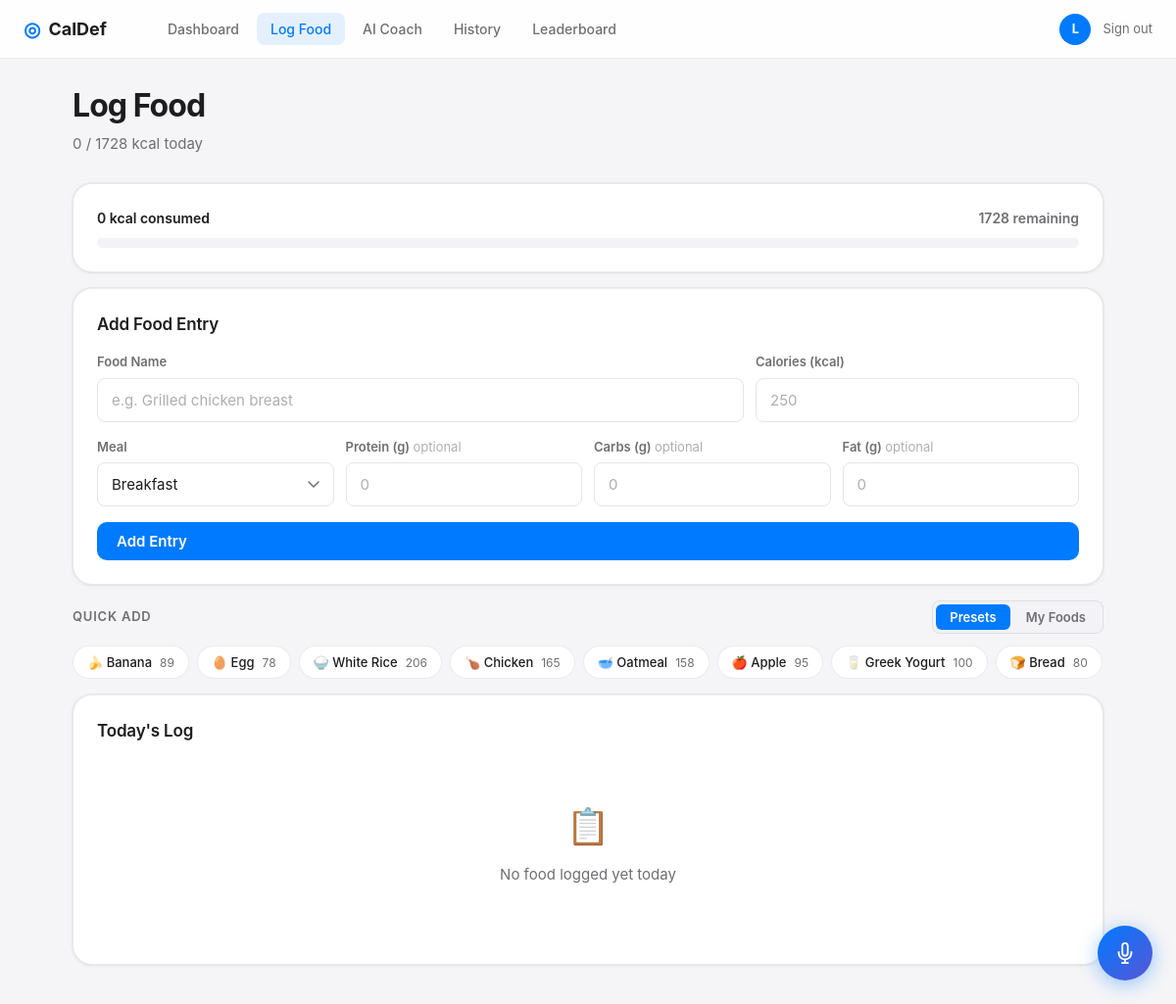
/log (signed in), run on an earlier commit of the app's database.
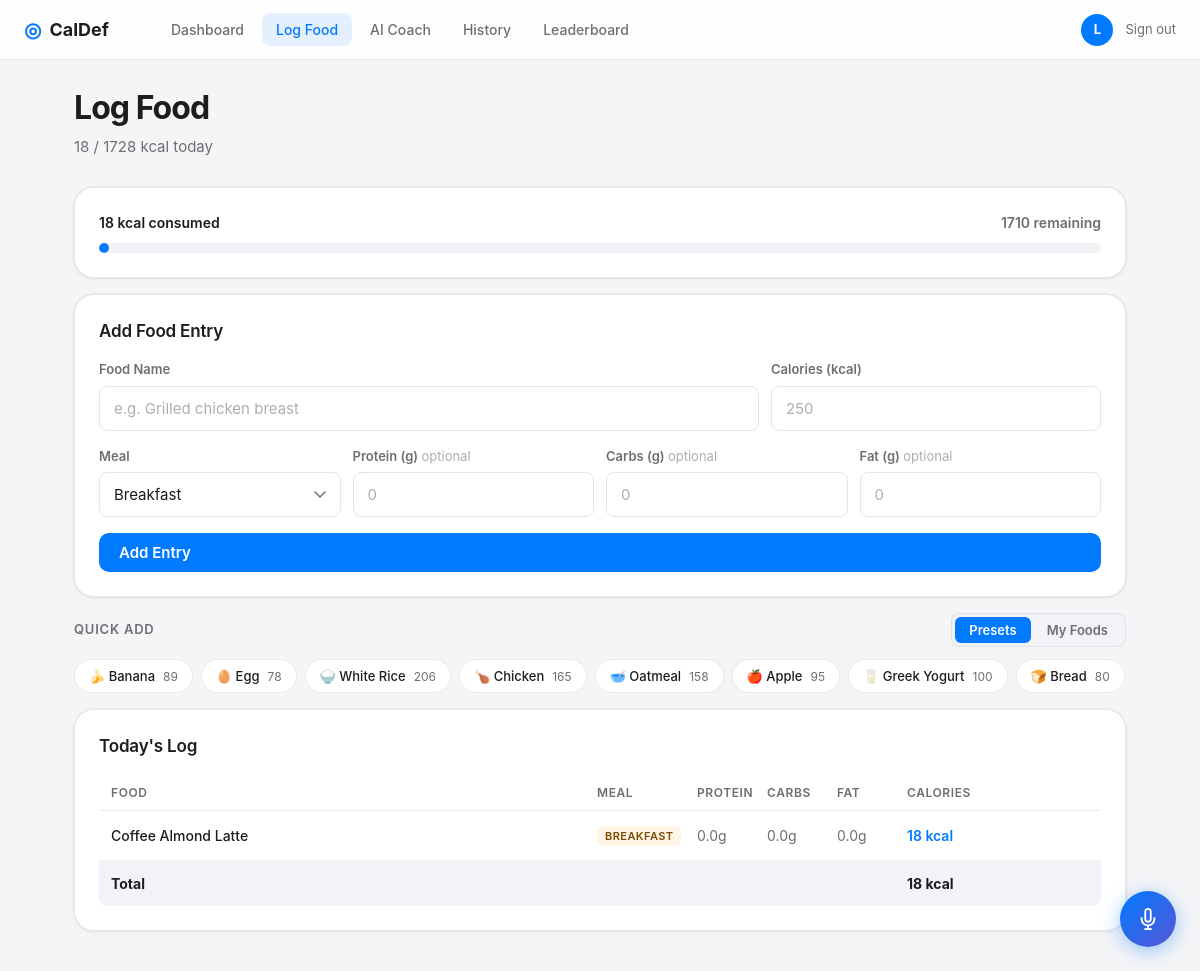
And on a later commit of the database.
### tables this page shows
CREATE TABLE profiles (
                id INTEGER PRIMARY KEY AUTOINCREMENT,
                user_id INTEGER UNIQUE NOT NULL,
                height_cm REAL,
                weight_kg REAL,
                age INTEGER,
                gender TEXT,
                activity_level TEXT,
                goal TEXT,
                bmr REAL,
                tdee REAL,
                target_calories INTEGER,
                plan_text TEXT,
                updated_at TIMESTAMP DEFAULT CURRENT_TIMESTAMP,
                FOREIGN KEY (user_id) REFERENCES users(id)
            );

CREATE TABLE food_logs (
                id INTEGER PRIMARY KEY AUTOINCREMENT,
                user_id INTEGER NOT NULL,
                date TEXT NOT NULL,
                meal_type TEXT DEFAULT 'meal',
                food_name TEXT NOT NULL,
                calories INTEGER NOT NULL,
                protein_g REAL DEFAULT 0,
                carbs_g REAL DEFAULT 0,
                fat_g REAL DEFAULT 0,
                logged_at TIMESTAMP DEFAULT CURRENT_TIMESTAMP,
                FOREIGN KEY (user_id) REFERENCES users(id)
            );

### app.py (the view)
@app.route("/log")
@login_required
def log_food():
    user_id = session["user_id"]
    profile = get_profile(user_id)
    logs = get_today_logs(user_id)
    total_consumed = sum(log["calories"] for log in logs)
    target = profile["target_calories"] if profile else 2000
    remaining = target - total_consumed
    return render_template(
        "log_food.html",
        logs=logs,
        total_consumed=total_consumed,
        target=target,
        remaining=remaining,
    )

### app.py (called while the page is built)
@app.context_processor
def inject_now():
    return {"now": datetime.now}

def login_required(f):
    @wraps(f)
    def decorated(*args, **kwargs):
        if "user_id" not in session:
            return redirect(url_for("landing"))
        return f(*args, **kwargs)
    return decorated

def get_profile(user_id: int):
    with get_db() as db:
        row = db.execute("SELECT * FROM profiles WHERE user_id = ?", (user_id,)).fetchone()
    return dict(row) if row else None

def get_today_logs(user_id: int):
    today = date.today().isoformat()
    with get_db() as db:
        rows = db.execute(
            "SELECT * FROM food_logs WHERE user_id = ? AND date = ? ORDER BY logged_at ASC",
            (user_id, today)
        ).fetchall()
    return [dict(r) for r in rows]

### database.py (called while the page is built)
@contextmanager
def get_db():
    conn = sqlite3.connect(DATABASE)
    conn.row_factory = sqlite3.Row
    try:
        yield conn
        conn.commit()
    except Exception:
        conn.rollback()
        raise
    finally:
        conn.close()

### templates/log_food.html (shortened to what the changed rows need)
{% extends "base.html" %}
{% block content %}
<div class="page-container">
  <div class="page-header">
    <div>
      <h1 class="page-title">Log Food</h1>
      <p class="page-subtitle">{{ total_consumed }} / {{ target }} kcal today</p>
    </div>
  </div>
  <div class="log-progress-card card">
    <div class="log-prog-info">
      <span class="log-prog-consumed">{{ total_consumed }} kcal consumed</span>
      <span class="log-prog-remaining {% if remaining < 0 %}text-danger{% endif %}">
        {% if remaining >= 0 %}{{ remaining }} remaining{% else %}{{ remaining|abs }} over{% endif %}
      </span>
    </div>
    <div class="log-prog-bar-bg">
      <div class="log-prog-bar {% if remaining < 0 %}log-prog-over{% elif (total_consumed / target * 100) >= 85 %}log-prog-warn{% endif %}"
           style="width: {{ [[(total_consumed / target * 100)|int, 0]|max, 100]|min }}%"></div>
    </div>
  </div>
  <div class="card">
    <h2 class="card-title">Add Food Entry</h2>
  </div>
  <div class="card">
    <h2 class="card-title">Today's Log</h2>
    {% if logs %}
      <div class="log-table">
        <div class="log-thead">
          <span>Food</span>
          <span>Meal</span>
          <span>Protein</span>
          <span>Carbs</span>
          <span>Fat</span>
          <span>Calories</span>
          <span></span>
        </div>
        <div id="log-tbody">
          {% for log in logs %}
          <div class="log-row" id="row-{{ log.id }}">
            <span class="log-food-name">{{ log.food_name }}</span>
            <span><span class="meal-tag meal-tag-{{ log.meal_type }}">{{ log.meal_type.capitalize() }}</span></span>
            <span class="log-macro">{{ log.protein_g }}g</span>
            <span class="log-macro">{{ log.carbs_g }}g</span>
            <span class="log-macro">{{ log.fat_g }}g</span>
            <span class="log-kcal">{{ log.calories }} kcal</span>
            <div class="log-actions">
            </div>
          </div>
          {% endfor %}
        </div>
        <div class="log-total">
          <span>Total</span>
          <span></span>
          <span></span>
          <span></span>
          <span></span>
          <span id="total-kcal">{{ total_consumed }} kcal</span>
          <span></span>
        </div>
      </div>
    {% else %}
      <div class="empty-state" id="empty-state">
        <div class="empty-icon">📋</div>
        <p>No food logged yet today</p>
      </div>
    {% endif %}
  </div>
</div>
{% endblock %}

What changed in the data, as far as the page shows it:
added food_logs: food_name "Coffee Almond Latte", meal_type "BREAKFAST", protein_g "0.0", carbs_g "0.0", fat_g "0.0", calories "18"
Also different on the page:
{{ total_consumed }}: "0" → "18"
{{ remaining }}: "1728" → "1710"
{{ total_consumed }}: (not shown) → "18"
text no longer shown: "📋 No food logged yet today"
text now shown: "FOOD MEAL PROTEIN CARBS FAT CALORIES Total kcal"
